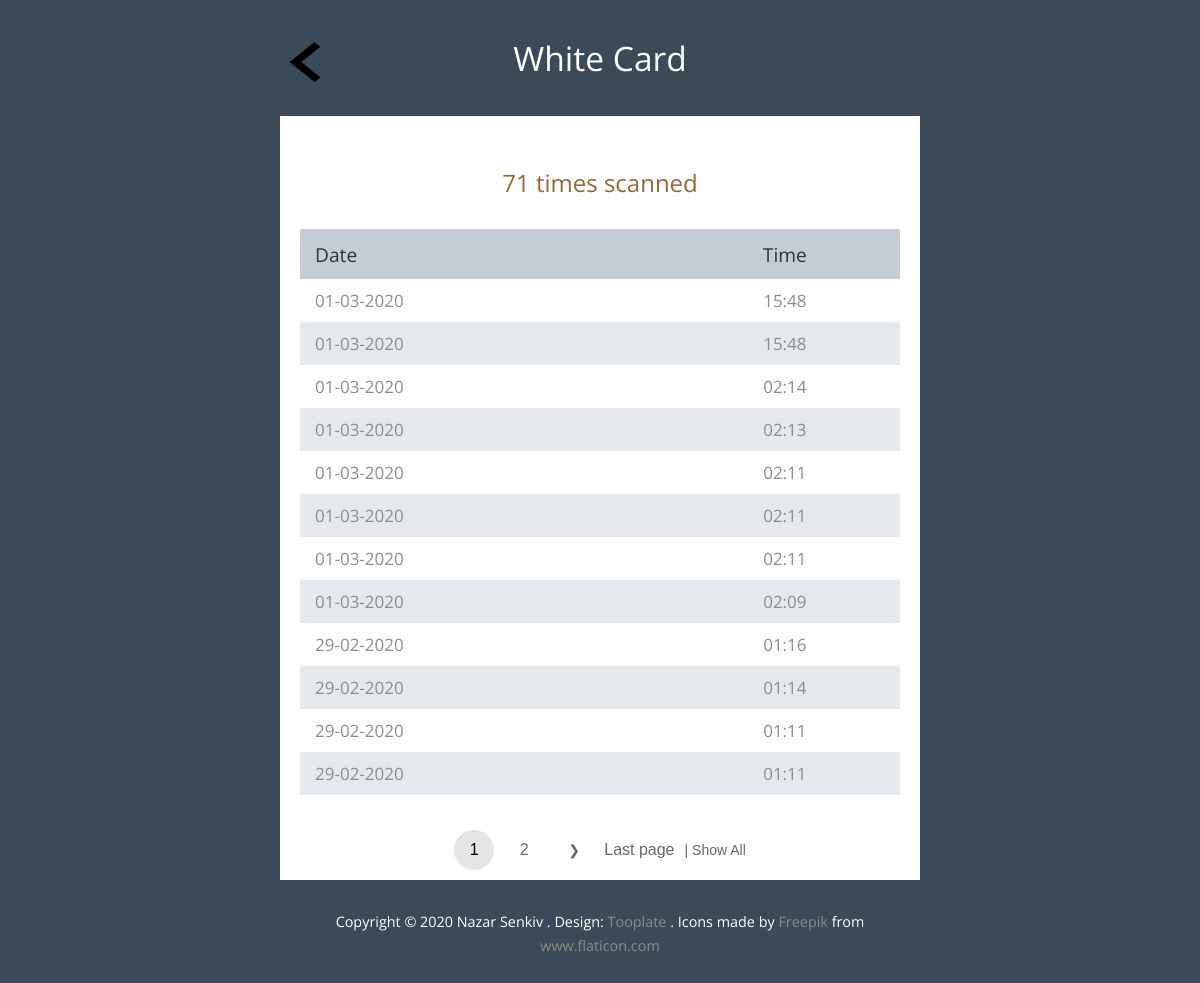
/student/4/, run on an earlier commit of the app's database.
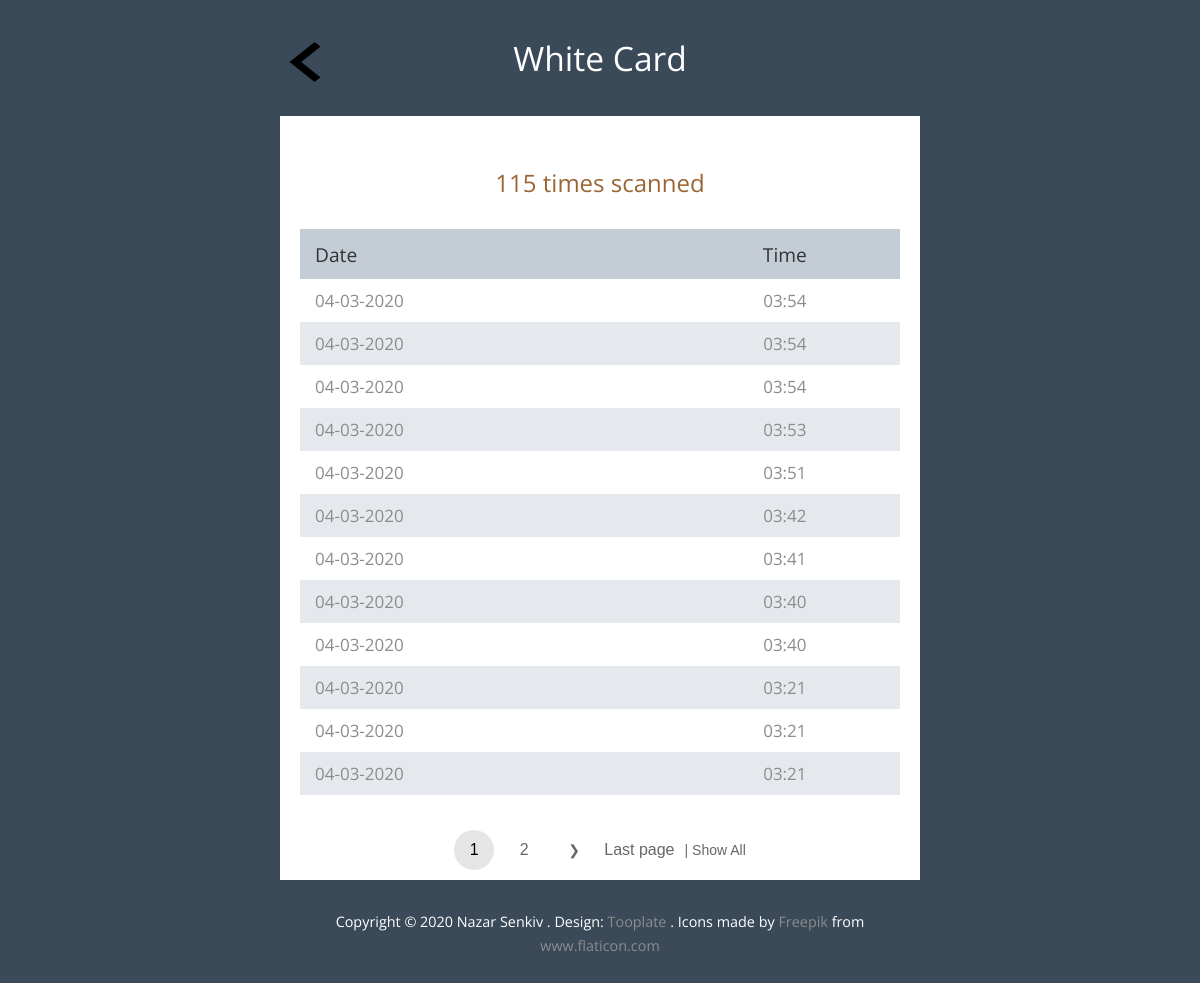
And on a later commit of the database.
### app/models.py (models this page shows, shortened)
class Student(models.Model):
    name = models.CharField(verbose_name='ім\'я', max_length=250)
    group = models.ForeignKey(Group, verbose_name='група', on_delete=models.CASCADE)
    number_scan = models.IntegerField(verbose_name='кількість сканувань', null=True, blank=True)
    def __str__(self):
        return self.name
    class Meta:
        ordering = ('-name',)
        verbose_name = 'Студент'
        verbose_name_plural = 'Студенти'

class TagReader(models.Model):
    student = models.ForeignKey(Student, verbose_name='Студент',related_name = 'tags',  on_delete= models.CASCADE)
    tag = models.CharField(verbose_name='Мітка', max_length=120)
    scanned = models.DateTimeField(verbose_name='Проскановано', auto_now_add=True)
    class Meta:
        ordering = ('-scanned',)
        verbose_name = 'Мітка відсканована'
        verbose_name_plural = 'Відскановані мітки'

### app/views.py (the view)
# urls.py: path('student/<pk>/', student_detail, name='student_detail' ),
def student_detail(request, pk, ):
    scans_object = TagReader.objects.filter(student=pk)
    if not scans_object.exists():
        name = Student.objects.get(pk=pk)
    else:
        name = scans_object.first().student
    show_all = request.GET.get('show_all')
    if show_all != "1":
        paginator = Paginator(scans_object, 12)
    else:
        paginator = Paginator(scans_object, scans_object.count())
    page = request.GET.get('page')
    try:
        scans = paginator.page(page)
    except PageNotAnInteger:
        scans = paginator.page(1)
    except EmptyPage:
        scans = paginator.page(paginator.num_pages)
    context = {'scans': scans,
               'name': name,
               'page': page,
               'show_all': show_all,
               }
    return render(request, 'student.html', context)

### templates/student.html (shortened to what this page needs)
{% extends 'base.html' %}
{% block content %}
    <div class="tm-text-white tm-page-header-container">
        <div id="tm-intro-img">
            <a href="{% url 'index' %}">
                <img class="back-arrow" src="/media/arrow.png" alt="">
            </a>
        </div>
        <h1 class="tm-page-header">{{ name }}</h1>
    </div>
    <div class="tm-main-content">
        <section class="tm-section">
            <h2 class="tm-section-header ">{{ name.number_scan }} times scanned</h2>
            <div class="tm-responsive-table">
                <table>
                    <tr class="tm-tr-header">
                        <th class="tm-text-left">Date</th>
                        <th>Time</th>
                    </tr>
                    {% for scan in scans %}
                        <tr>
                            <td class="tm-text-left">{{ scan.scanned|date:"d-m-Y " }}</td>
                            <td>{{ scan.scanned|date:"H:i" }}</td>
                        </tr>
                    {% endfor %}
                </table>
            </div>
        </section>
    </div>
    {% include "pagination2.html" with page=scans %}
{% endblock %}

What changed in the data, as far as the page shows it:
no longer on this page (row unchanged): TagReader: scanned "01-03-2020", scanned "15:48"
no longer on this page (row unchanged): TagReader: scanned "01-03-2020", scanned "15:48"
no longer on this page (row unchanged): TagReader: scanned "01-03-2020", scanned "02:14"
no longer on this page (row unchanged): TagReader: scanned "01-03-2020", scanned "02:13"
no longer on this page (row unchanged): TagReader: scanned "01-03-2020", scanned "02:11"
no longer on this page (row unchanged): TagReader: scanned "01-03-2020", scanned "02:11"
no longer on this page (row unchanged): TagReader: scanned "01-03-2020", scanned "02:11"
no longer on this page (row unchanged): TagReader: scanned "01-03-2020", scanned "02:09"
no longer on this page (row unchanged): TagReader: scanned "29-02-2020", scanned "01:16"
no longer on this page (row unchanged): TagReader: scanned "29-02-2020", scanned "01:14"
no longer on this page (row unchanged): TagReader: scanned "29-02-2020", scanned "01:11"
no longer on this page (row unchanged): TagReader: scanned "29-02-2020", scanned "01:11"
changed Student "White Card": number_scan "71" → "115"
added TagReader: scanned "04-03-2020", scanned "03:54"
added TagReader: scanned "04-03-2020", scanned "03:54"
added TagReader: scanned "04-03-2020", scanned "03:54"
added TagReader: scanned "04-03-2020", scanned "03:53"
added TagReader: scanned "04-03-2020", scanned "03:51"
added TagReader: scanned "04-03-2020", scanned "03:42"
added TagReader: scanned "04-03-2020", scanned "03:41"
added TagReader: scanned "04-03-2020", scanned "03:40"
added TagReader: scanned "04-03-2020", scanned "03:40"
added TagReader: scanned "04-03-2020", scanned "03:21"
added TagReader: scanned "04-03-2020", scanned "03:21"
added TagReader: scanned "04-03-2020", scanned "03:21"
